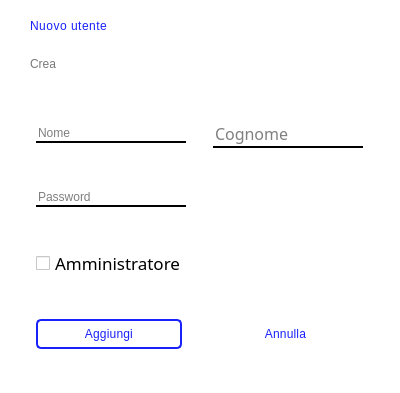
<?xml version="1.0" encoding="UTF-8"?>
<ui version="4.0">
 <class>Dialog</class>
 <widget class="QDialog" name="Dialog">
  <property name="geometry">
   <rect>
    <x>0</x>
    <y>0</y>
    <width>400</width>
    <height>393</height>
   </rect>
  </property>
  <property name="windowTitle">
   <string>Dialog</string>
  </property>
  <layout class="QVBoxLayout" name="verticalLayout">
   <property name="spacing">
    <number>0</number>
   </property>
   <property name="leftMargin">
    <number>0</number>
   </property>
   <property name="topMargin">
    <number>0</number>
   </property>
   <property name="rightMargin">
    <number>0</number>
   </property>
   <property name="bottomMargin">
    <number>0</number>
   </property>
   <item>
    <widget class="QFrame" name="frame">
     <property name="maximumSize">
      <size>
       <width>16777215</width>
       <height>80</height>
      </size>
     </property>
     <property name="styleSheet">
      <string notr="true">background-color: rgb(255, 255, 255);</string>
     </property>
     <property name="frameShape">
      <enum>QFrame::NoFrame</enum>
     </property>
     <property name="frameShadow">
      <enum>QFrame::Raised</enum>
     </property>
     <layout class="QGridLayout" name="gridLayout_2">
      <property name="leftMargin">
       <number>30</number>
      </property>
      <property name="topMargin">
       <number>10</number>
      </property>
      <property name="bottomMargin">
       <number>0</number>
      </property>
      <item row="1" column="0">
       <widget class="QLabel" name="label_message">
        <property name="styleSheet">
         <string notr="true">font: 10pt &quot;Poppins&quot;;
color: rgb(120, 120, 120);</string>
        </property>
        <property name="text">
         <string>Crea</string>
        </property>
       </widget>
      </item>
      <item row="0" column="0">
       <widget class="QLabel" name="label_title">
        <property name="maximumSize">
         <size>
          <width>16777215</width>
          <height>40</height>
         </size>
        </property>
        <property name="styleSheet">
         <string notr="true">font: 700 19pt &quot;Poppins&quot;;
color: #1921FA;
letter-spacing: 0.5px;
</string>
        </property>
        <property name="text">
         <string>Nuovo utente</string>
        </property>
       </widget>
      </item>
     </layout>
    </widget>
   </item>
   <item>
    <widget class="QFrame" name="frame_top">
     <property name="maximumSize">
      <size>
       <width>16777215</width>
       <height>16777215</height>
      </size>
     </property>
     <property name="styleSheet">
      <string notr="true">
background-color: rgb(255, 255, 255);</string>
     </property>
     <property name="frameShape">
      <enum>QFrame::NoFrame</enum>
     </property>
     <property name="frameShadow">
      <enum>QFrame::Raised</enum>
     </property>
     <layout class="QGridLayout" name="gridLayout">
      <property name="leftMargin">
       <number>10</number>
      </property>
      <property name="topMargin">
       <number>0</number>
      </property>
      <property name="rightMargin">
       <number>10</number>
      </property>
      <property name="bottomMargin">
       <number>0</number>
      </property>
      <property name="spacing">
       <number>0</number>
      </property>
      <item row="1" column="0">
       <widget class="QLineEdit" name="lineEdit_nome_personale">
        <property name="minimumSize">
         <size>
          <width>50</width>
          <height>0</height>
         </size>
        </property>
        <property name="maximumSize">
         <size>
          <width>150</width>
          <height>16777215</height>
         </size>
        </property>
        <property name="styleSheet">
         <string notr="true">color: #000;
font: 400 12pt &quot;Poppins&quot;;
border: solid;
border-bottom: 2px solid black;</string>
        </property>
        <property name="placeholderText">
         <string>Nome</string>
        </property>
       </widget>
      </item>
      <item row="1" column="1">
       <widget class="QLineEdit" name="lineEdit_cognome_personale">
        <property name="minimumSize">
         <size>
          <width>50</width>
          <height>0</height>
         </size>
        </property>
        <property name="maximumSize">
         <size>
          <width>150</width>
          <height>16777215</height>
         </size>
        </property>
        <property name="font">
         <font>
          <family>Poppins</family>
          <pointsize>12</pointsize>
          <italic>false</italic>
          <bold>false</bold>
         </font>
        </property>
        <property name="styleSheet">
         <string notr="true">color: #000;
font: 400 12pt &quot;Poppins&quot;;
border: solid;
border-bottom: 2px solid black;</string>
        </property>
        <property name="placeholderText">
         <string>Cognome</string>
        </property>
       </widget>
      </item>
      <item row="7" column="1">
       <widget class="QPushButton" name="btn_close_new_personale">
        <property name="styleSheet">
         <string notr="true">QPushButton{
font: 600 12pt &quot;Poppins&quot;;
padding: 6px;
letter-spacing:0.2px ;
border-radius: 5px;
color:#1921FA;
margin-right: 5px;}
QPushButton:hover{text-decoration: underline}
/*rgb(99, 159, 171)*/</string>
        </property>
        <property name="text">
         <string>Annulla</string>
        </property>
       </widget>
      </item>
      <item row="6" column="0">
       <widget class="QCheckBox" name="checkBox_amministratore">
        <property name="font">
         <font>
          <family>Poppins</family>
          <pointsize>13</pointsize>
         </font>
        </property>
        <property name="styleSheet">
         <string notr="true"/>
        </property>
        <property name="text">
         <string>Amministratore</string>
        </property>
        <property name="iconSize">
         <size>
          <width>30</width>
          <height>30</height>
         </size>
        </property>
       </widget>
      </item>
      <item row="2" column="0">
       <widget class="QLineEdit" name="lineEdit_password_personale">
        <property name="minimumSize">
         <size>
          <width>50</width>
          <height>0</height>
         </size>
        </property>
        <property name="maximumSize">
         <size>
          <width>150</width>
          <height>16777215</height>
         </size>
        </property>
        <property name="styleSheet">
         <string notr="true">color: #000;
font: 400 12pt &quot;Poppins&quot;;
border: solid;
border-bottom: 2px solid black;</string>
        </property>
        <property name="text">
         <string/>
        </property>
        <property name="echoMode">
         <enum>QLineEdit::Password</enum>
        </property>
        <property name="placeholderText">
         <string>Password</string>
        </property>
       </widget>
      </item>
      <item row="7" column="0">
       <widget class="QPushButton" name="btn_confirm_new_personale">
        <property name="styleSheet">
         <string notr="true">QPushButton{ border: 2px solid #1921FA;
font: 600 12pt &quot;Poppins&quot;;
padding: 6px;
letter-spacing:0.2px ;
border-radius: 5px;
color:#1921FA;
margin-right: 5px;}
QPushButton:focus:pressed{background-color: #1921FA; color: #fff;}
QPushButton:hover{border: none; background-color: #1921FA; color: #fff;}
/*rgb(99, 159, 171)*/</string>
        </property>
        <property name="text">
         <string>Aggiungi</string>
        </property>
       </widget>
      </item>
     </layout>
    </widget>
   </item>
  </layout>
 </widget>
 <resources/>
 <connections/>
</ui>
